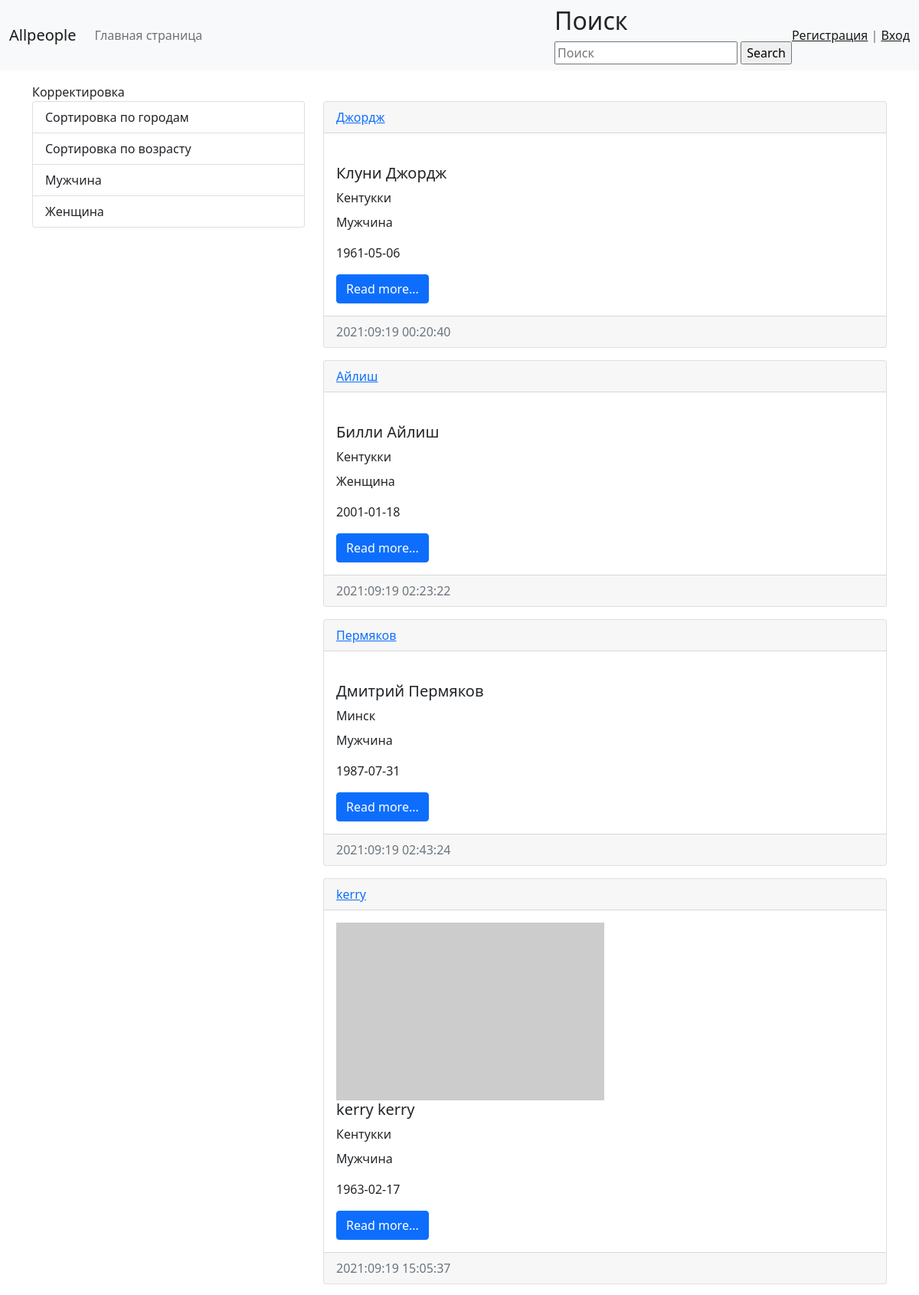
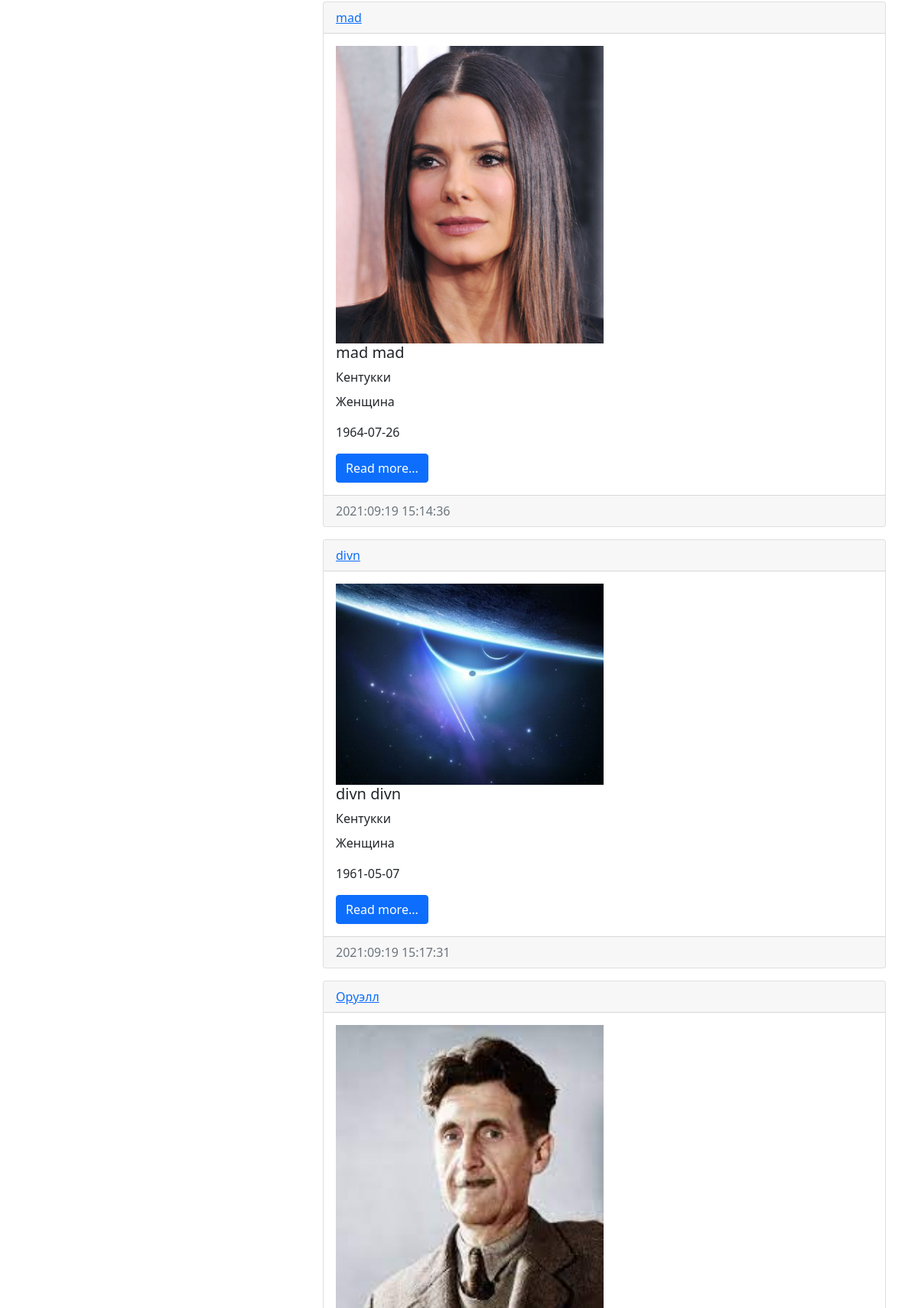
The page / (upper part) on the database its author committed (2 pictures, top to bottom).
### main/models.py (models this page shows)
class Gender(models.Model):
    gender = models.CharField(max_length=10, blank=True, verbose_name='Пол' )#choices=KINDS
    def __str__(self):
        return self.gender

class Person(AbstractUser):
    phone = models.PositiveIntegerField(null=True, blank=True,verbose_name='Телефон')
    city = models.ForeignKey('City',null=True, on_delete=models.CASCADE, verbose_name='Город')
    photo = models.ImageField(upload_to='image/%Y/%m/%d/', verbose_name='Фото')
    birthday = models.DateField(null=True, blank=True, verbose_name='Дата Рождения')
    created_at = models.DateTimeField(auto_now_add=True, verbose_name='Дата создания')
    gender = models.ForeignKey('Gender', on_delete=models.CASCADE, null=True, verbose_name='Пол')
    is_activated = models.BooleanField(default=True, db_index=True, verbose_name='Прошел активацию')
    send_messages = models.BooleanField(default=True, verbose_name='Слать оповещения о новых комментариях?')
    class Meta(AbstractUser.Meta):
        pass

class City(models.Model):
    city = models.CharField(null=True,max_length=100, blank=True, verbose_name='Город')
    def __str__(self):
        return self.city

### main/views.py (the view)
# urls.py: path('', mane_page,name='home'),
def mane_page(request):
    persons = Person.objects.all()
    genders = Gender.objects.all()
    context = {'persons': persons, 'title': 'Главная страница','genders': genders}
    return render(request, 'main/mane_page.html', context)

### main/templates/main/mane_page.html (shortened to what this page needs)
{% extends 'main/base.html' %}
                {% block cat %}
                {% for item in genders %}
                <a href="{% url 'gender' item.pk %}" class="list-group-item list-group-item-action " aria-current="true">
                    {{item.gender}}
                </a>
                {% endfor %}
                {% endblock %}
{% block profile %}
{% for item in persons %}
            <div class="card mb-3">
                <div class="card-header">
                    <a href="{% url 'profile' item.pk %}"> {{ item.name }} {{ item.last_name}}</a>
                </div>
                <div class="card-body">
                    <div class="media">
                        {% if item.photo %}
                        <img src="{{ item.photo.url }}" alt="" width='350' class="mr-3">
                        {% else %}
                        <img src="https://picsum.photos/seed/picsum/536/354" alt="Photo" width='350' class="mr-3">
                        {% endif %}
                        <div class="media-body">
                            <h5 class="card-title">{{ item.first_name }} {{ item.last_name}}</h5>
                            <p class="card-title">{{item.city}}</p>
                            <p class="card-text">{{item.gender}}</p>
                            <p class="card-text">{{item.birthday| date:'Y-m-d'}}</p>
                            <a href="#" class="btn btn-primary">Read more...</a>
                        </div>
                    </div>
                </div>
                <div class="card-footer text-muted">
                    {{item.created_at|date:"Y:m:d H:i:s"}}
                </div>
            </div>
{% endfor %}
{% endblock %}

### rows shown on the page
Gender: gender "Мужчина"
Gender: gender "Женщина"
Person: last_name "Джордж", first_name "Клуни", city "Кентукки", gender "Мужчина", birthday "1961-05-06", created_at "2021:09:19 00:20:40"
Person: last_name "Айлиш", first_name "Билли", city "Кентукки", gender "Женщина", birthday "2001-01-18", created_at "2021:09:19 02:23:22"
Person: last_name "Пермяков", first_name "Дмитрий", city "Минск", gender "Мужчина", birthday "1987-07-31", created_at "2021:09:19 02:43:24"
Person: last_name "kerry", first_name "kerry", city "Кентукки", gender "Мужчина", birthday "1963-02-17", created_at "2021:09:19 15:05:37"
Person: last_name "mad", photo (picture), first_name "mad", city "Кентукки", gender "Женщина", birthday "1964-07-26", created_at "2021:09:19 15:14:36"
Person: last_name "divn", photo (picture), first_name "divn", city "Кентукки", gender "Женщина", birthday "1961-05-07", created_at "2021:09:19 15:17:31"
Person: last_name "Оруэлл", photo (picture)
